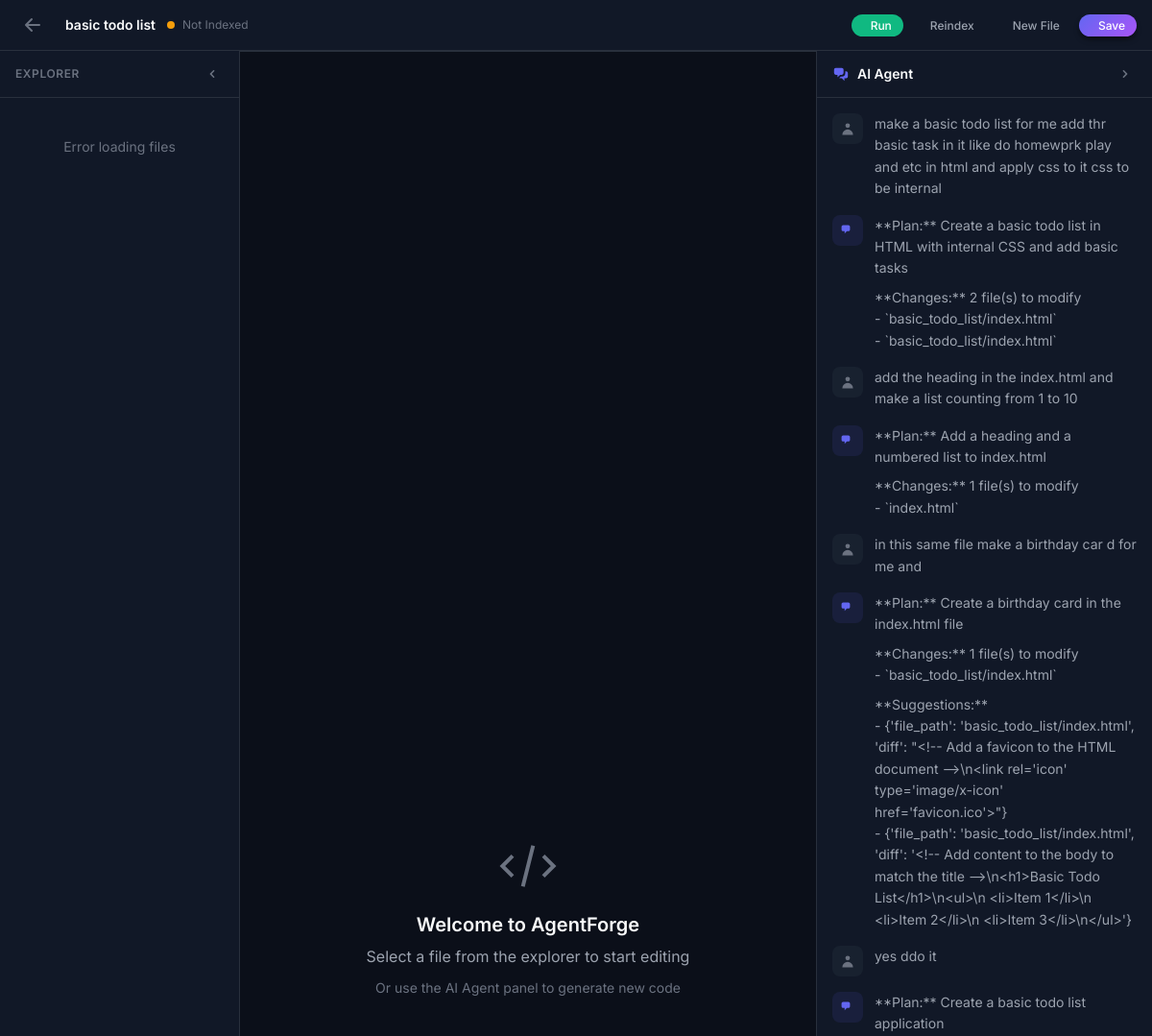
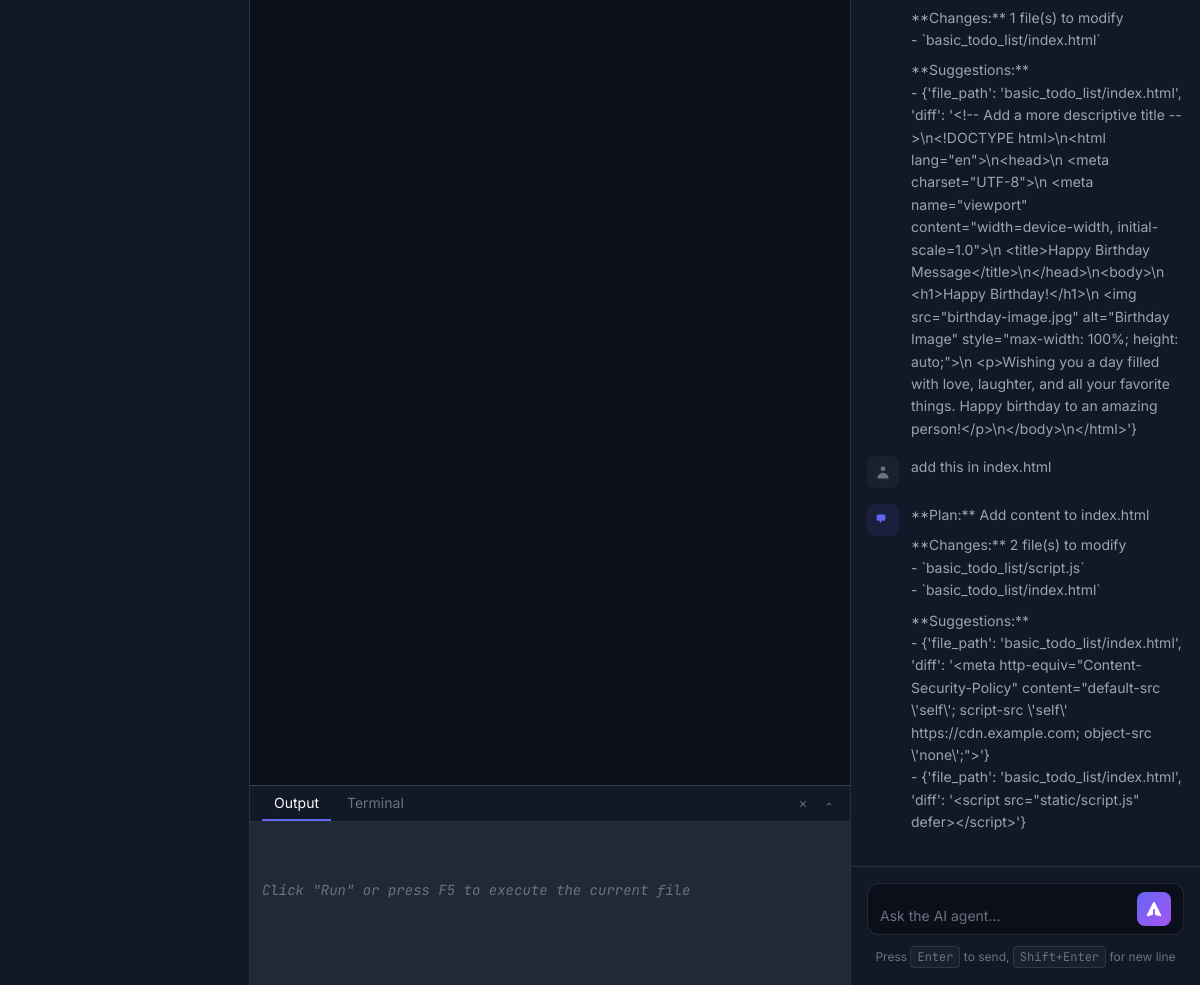
Screenshot of /editor/24e98e3d-d3d6-4e33-a016-63183d546592/ with the database file from the repository (2 pictures, top to bottom).
### ide/models.py (models this page shows, shortened)
class Project(models.Model):
    id = models.UUIDField(primary_key=True, default=uuid.uuid4, editable=False)
    name = models.CharField(max_length=255)
    description = models.TextField(blank=True)
    path = models.CharField(max_length=1024, unique=True)
    created_at = models.DateTimeField(auto_now_add=True)
    updated_at = models.DateTimeField(auto_now=True)
    is_indexed = models.BooleanField(default=False)
    index_count = models.IntegerField(default=0)
    class Meta:
        ordering = ["-updated_at"]

class ChatMessage(models.Model):
    ROLE_CHOICES = [
        ("user", "User"),
        ("assistant", "Assistant"),
        ("system", "System"),
    ]
    id = models.UUIDField(primary_key=True, default=uuid.uuid4, editable=False)
    session = models.ForeignKey(
        ChatSession, on_delete=models.CASCADE, related_name="messages"
    )
    role = models.CharField(max_length=20, choices=ROLE_CHOICES)
    content = models.TextField()
    metadata = models.JSONField(default=dict, blank=True)
    created_at = models.DateTimeField(auto_now_add=True)
    class Meta:
        ordering = ["created_at"]

### ide/views.py (the view)
# urls.py: path("editor/<uuid:project_id>/", views.editor, name="editor"),
def editor(request: HttpRequest, project_id: str) -> HttpResponse:
    project = get_object_or_404(Project, id=project_id)
    session = ChatSession.objects.filter(project=project).order_by('-created_at').first()
    if not session:
        session = ChatSession.objects.create(project=project)
    messages = session.messages.all()[:50]
    pending_changes = session.pending_changes.filter(status="pending")
    return render(request, "ide/editor.html", {
        "project": project,
        "session": session,
        "messages": messages,
        "pending_changes": pending_changes,
    })

### templates/ide/editor.html (shortened to what this page needs)
{% extends 'base.html' %}
{% block body_class %}editor-page{% endblock %}
{% block extra_css %}
{% load static %}
<link rel="stylesheet" href="{% static 'css/editor.css' %}">
{% endblock %}
{% block content %}
<div class="ide-container">
    <header class="ide-header">
        <div class="header-left">
            <a href="{% url 'ide:dashboard' %}" class="back-btn">
                <svg viewBox="0 0 20 20" fill="currentColor">
                    <path fill-rule="evenodd" d="M9.707 16.707a1 1 0 01-1.414 0l-6-6a1 1 0 010-1.414l6-6a1 1 0 011.414 1.414L5.414 9H17a1 1 0 110 2H5.414l4.293 4.293a1 1 0 010 1.414z"/>
                </svg>
            </a>
            <div class="project-info">
                <span class="project-name">{{ project.name }}</span>
                <span class="project-status" id="project-status">
                    {% if project.is_indexed %}
                    <span class="status-dot status-success"></span>
                    Indexed
                    {% else %}
                    <span class="status-dot status-warning"></span>
                    Not Indexed
                    {% endif %}
                </span>
            </div>
        </div>
        <div class="header-actions">
            <button id="run-btn" class="btn btn-success btn-small" title="Run File (F5)">
                <span>Run</span>
            </button>
            <button id="index-btn" class="btn btn-ghost btn-small" title="Index Project">
                <span>Reindex</span>
            </button>
            <button id="new-file-btn" class="btn btn-ghost btn-small" title="New File">
                <span>New File</span>
            </button>
            <button id="save-btn" class="btn btn-primary btn-small" title="Save File (Ctrl+S)">
                <span>Save</span>
            </button>
        </div>
    </header>
    <div class="ide-main">
        <aside class="sidebar" id="file-sidebar">
            <div class="sidebar-header">
                <h3>Explorer</h3>
                <button class="collapse-btn" id="collapse-sidebar" title="Collapse">
                    <svg viewBox="0 0 20 20" fill="currentColor">
                        <path fill-rule="evenodd" d="M12.707 5.293a1 1 0 010 1.414L9.414 10l3.293 3.293a1 1 0 01-1.414 1.414l-4-4a1 1 0 010-1.414l4-4a1 1 0 011.414 0z"/>
                    </svg>
                </button>
            </div>
            <div class="file-tree" id="file-tree">
            </div>
        </aside>
        <main class="editor-area">
            <div class="tab-bar" id="tab-bar">
            </div>
            <div class="editor-container" id="editor-container">
                <div class="editor-welcome" id="editor-welcome">
                    <svg viewBox="0 0 24 24" fill="none" stroke="currentColor" stroke-width="1.5">
                        <path d="M10 20l4-16m4 4l4 4-4 4M6 16l-4-4 4-4"/>
                    </svg>
                    <h2>Welcome to AgentForge</h2>
                    <p>Select a file from the explorer to start editing</p>
                    <p class="hint">Or use the AI Agent panel to generate new code</p>
                </div>
                <div id="monaco-editor"></div>
            </div>
            <div class="terminal-panel" id="terminal-panel">
                <div class="terminal-header">
                    <div class="terminal-tabs">
                        <button class="terminal-tab active" data-tab="output">Output</button>
                        <button class="terminal-tab" data-tab="terminal">Terminal</button>
                    </div>
                    <div class="terminal-actions">
                        <button id="clear-terminal" class="btn-icon" title="Clear">
                            <svg viewBox="0 0 20 20" fill="currentColor" width="16" height="16">
                                <path fill-rule="evenodd" d="M4.293 4.293a1 1 0 011.414 0L10 8.586l4.293-4.293a1 1 0 111.414 1.414L11.414 10l4.293 4.293a1 1 0 01-1.414 1.414L10 11.414l-4.293 4.293a1 1 0 01-1.414-1.414L8.586 10 4.293 5.707a1 1 0 010-1.414z" clip-rule="evenodd"/>
                            </svg>
                        </button>
                        <button id="toggle-terminal" class="btn-icon" title="Toggle Terminal">
                            <svg viewBox="0 0 20 20" fill="currentColor" width="16" height="16">
                                <path fill-rule="evenodd" d="M14.707 12.707a1 1 0 01-1.414 0L10 9.414l-3.293 3.293a1 1 0 01-1.414-1.414l4-4a1 1 0 011.414 0l4 4a1 1 0 010 1.414z" clip-rule="evenodd"/>
                            </svg>
                        </button>
                    </div>
                </div>
                <div class="terminal-content" id="terminal-content">
                    <div class="terminal-output" id="terminal-output">
                        <div class="terminal-welcome">Click "Run" or press F5 to execute the current file</div>
                    </div>
                </div>
            </div>
        </main>
        <aside class="agent-panel" id="agent-panel">
            <div class="panel-header">
                <h3>
                    <svg viewBox="0 0 20 20" fill="currentColor" class="panel-icon">
                        <path d="M2 5a2 2 0 012-2h7a2 2 0 012 2v4a2 2 0 01-2 2H9l-3 3v-3H4a2 2 0 01-2-2V5z"/>
                        <path d="M15 7v2a4 4 0 01-4 4H9.828l-1.766 1.767c.28.149.599.233.938.233h2l3 3v-3h2a2 2 0 002-2V9a2 2 0 00-2-2h-1z"/>
                    </svg>
                    AI Agent
                </h3>
                <button class="collapse-btn" id="collapse-panel" title="Collapse">
                    <svg viewBox="0 0 20 20" fill="currentColor">
                        <path fill-rule="evenodd" d="M7.293 14.707a1 1 0 010-1.414L10.586 10 7.293 6.707a1 1 0 011.414-1.414l4 4a1 1 0 010 1.414l-4 4a1 1 0 01-1.414 0z"/>
                    </svg>
                </button>
            </div>
            <div class="chat-messages" id="chat-messages">
                {% for message in messages %}
                <div class="message message-{{ message.role }}">
                    <div class="message-avatar">
                        {% if message.role == 'user' %}
                        <svg viewBox="0 0 20 20" fill="currentColor">
                            <path fill-rule="evenodd" d="M10 9a3 3 0 100-6 3 3 0 000 6zm-7 9a7 7 0 1114 0H3z"/>
                        </svg>
                        {% else %}
                        <svg viewBox="0 0 20 20" fill="currentColor">
                            <path d="M2 5a2 2 0 012-2h7a2 2 0 012 2v4a2 2 0 01-2 2H9l-3 3v-3H4a2 2 0 01-2-2V5z"/>
                        </svg>
                        {% endif %}
                    </div>
                    <div class="message-content">{{ message.content|linebreaks }}</div>
                </div>
                {% endfor %}
            </div>
            <div class="chat-input-container">
                <form id="chat-form">
                    <div class="input-wrapper">
                        <textarea
                            id="chat-input"
                            placeholder="Ask the AI agent..."
                            rows="1"
                        ></textarea>
                        <button type="submit" class="send-btn" id="send-btn">
                            <svg viewBox="0 0 20 20" fill="currentColor">
                                <path d="M10.894 2.553a1 1 0 00-1.788 0l-7 14a1 1 0 001.169 1.409l5-1.429A1 1 0 009 15.571V11a1 1 0 112 0v4.571a1 1 0 00.725.962l5 1.428a1 1 0 001.17-1.408l-7-14z"/>
                            </svg>
                        </button>
                    </div>
                </form>
                <div class="input-hint">
                    <span>Press <kbd>Enter</kbd> to send, <kbd>Shift+Enter</kbd> for new line</span>
                </div>
            </div>
        </aside>
    </div>
</div>
{% endblock %}
{% block extra_js %}
{% load static %}
{% endblock %}

### static/css/main.css (style rules this page uses)
:root { --color-bg: #0B0F19; --color-bg-secondary: #111827; --color-bg-tertiary: #1F2937; --color-surface: rgba(31, 41, 55, 0.5); --color-surface-hover: rgba(31, 41, 55, 0.7); --color-surface-active: rgba(31, 41, 55, 0.9); --color-border: rgba(255, 255, 255, 0.1); --color-border-hover: rgba(255, 255, 255, 0.2); --color-border-focus: rgba(99, 102, 241, 0.5); --color-text: #F9FAFB; --color-text-secondary: #9CA3AF; --color-text-muted: #6B7280; --color-primary: #6366F1; --color-primary-hover: #818CF8; --color-primary-light: rgba(99, 102, 241, 0.1); --color-secondary: #A855F7; --gradient-primary: linear-gradient(135deg, var(--color-primary) 0%, var(--color-secondary) 100%); --color-success: #10B981; --color-success-light: rgba(16, 185, 129, 0.1); --color-warning: #F59E0B; --color-warning-light: rgba(245, 158, 11, 0.1); --color-danger: #EF4444; --color-danger-light: rgba(239, 68, 68, 0.1); --color-info: #3B82F6; --color-info-light: rgba(59, 130, 246, 0.1); --font-sans: 'Inter', -apple-system, BlinkMacSystemFont, 'Segoe UI', sans-serif; --font-mono: 'JetBrains Mono', 'Fira Code', 'Consolas', monospace; --text-xs: 0.75rem; --text-sm: 0.875rem; --text-base: 1rem; --text-lg: 1.125rem; --text-xl: 1.25rem; --text-2xl: 1.5rem; --text-3xl: 1.875rem; --text-4xl: 2.25rem; --text-5xl: 3rem; --space-1: 0.25rem; --space-2: 0.5rem; --space-3: 0.75rem; --space-4: 1rem; --space-5: 1.25rem; --space-6: 1.5rem; --space-8: 2rem; --space-10: 2.5rem; --space-12: 3rem; --space-16: 4rem; --space-20: 5rem; --radius-sm: 0.25rem; --radius-md: 0.5rem; --radius-lg: 0.75rem; --radius-xl: 1rem; --radius-2xl: 1.5rem; --radius-full: 9999px; --shadow-sm: 0 1px 2px rgba(0, 0, 0, 0.4); --shadow-md: 0 4px 6px -1px rgba(0, 0, 0, 0.4), 0 2px 4px -2px rgba(0, 0, 0, 0.4); --shadow-lg: 0 10px 15px -3px rgba(0, 0, 0, 0.4), 0 4px 6px -4px rgba(0, 0, 0, 0.4); --shadow-xl: 0 20px 25px -5px rgba(0, 0, 0, 0.4), 0 8px 10px -6px rgba(0, 0, 0, 0.4); --shadow-glow: 0 0 40px rgba(99, 102, 241, 0.3); --transition-fast: 150ms ease; --transition-base: 200ms ease; --transition-slow: 300ms ease; --z-dropdown: 100; --z-sticky: 200; --z-modal: 1000; --z-tooltip: 1100; }
*, *::before, *::after { box-sizing: border-box; margin: 0; padding: 0; }
html { font-size: 16px; -webkit-font-smoothing: antialiased; -moz-osx-font-smoothing: grayscale; }
body { font-family: var(--font-sans); font-size: var(--text-base); line-height: 1.6; color: var(--color-text); background-color: var(--color-bg); min-height: 100vh; }
a { color: inherit; text-decoration: none; }
button { font-family: inherit; cursor: pointer; border: none; background: none; }
input, textarea, select { font-family: inherit; font-size: inherit; }
img, svg { display: block; max-width: 100%; }
h1, h2, h3, h4, h5, h6 { font-weight: 600; line-height: 1.3; color: var(--color-text); }
h2 { font-size: var(--text-3xl); }
h3 { font-size: var(--text-2xl); }
p { color: var(--color-text-secondary); }
.btn { display: inline-flex; align-items: center; justify-content: center; gap: var(--space-2); padding: var(--space-2) var(--space-4); font-size: var(--text-sm); font-weight: 500; border-radius: var(--radius-lg); transition: all var(--transition-fast); white-space: nowrap; }
.btn-icon { width: 18px; height: 18px; }
.btn-primary { background: var(--gradient-primary); color: white; box-shadow: var(--shadow-md); }
.btn-ghost { background: transparent; color: var(--color-text-secondary); }
.btn-success { background: var(--color-success); color: white; }
.btn-small { padding: var(--space-1) var(--space-3); font-size: var(--text-xs); }

### rows the page displays
Project: name "basic todo list"
ChatMessage: role "user" (drawn), content "make a basic todo list for me add thr basic task in it like do homewprk play and etc in html and apply css to it css to be internal"
ChatMessage: role "assistant" (drawn), content "**Plan:** Create a basic todo list in HTML with internal CSS and add basic tasks **Changes:** 2 file(s) to modify - `basic_todo_list/index.html` - `basic_todo_list/index.html`"
ChatMessage: role "user" (drawn), content "add the heading in the index.html and make a list counting from 1 to 10"
ChatMessage: role "assistant" (drawn), content "**Plan:** Add a heading and a numbered list to index.html **Changes:** 1 file(s) to modify - `index.html`"
ChatMessage: role "user" (drawn), content "in this same file make a birthday car d for me and"
ChatMessage: role "assistant" (drawn), content "**Plan:** Create a birthday card in the index.html file **Changes:** 1 file(s) to modify - `basic_todo_list/index.html` **Suggestions:** - {'file_path': 'basic_todo_list/index.html', 'diff': \"<!-- Add a favicon to the HTML document -->\\n<link rel='icon' type='image/x-icon' href='favicon.ico'>\"} - {'file_path': 'basic_todo_list/index.html', 'diff': '<!-- Add content to the body to match the title -->\\n<h1>Basic Todo List</h1>\\n<ul>\\n <li>Item 1</li>\\n <li>Item 2</li>\\n <li>Item 3</li>\\n</ul>'}"
ChatMessage: role "user" (drawn), content "yes ddo it"
ChatMessage: role "assistant" (drawn), content "**Plan:** Create a basic todo list application **Changes:** 1 file(s) to modify - `basic_todo_list/index.html` **Suggestions:** - {'file_path': 'basic_todo_list/index.html', 'diff': '<!-- Add a more descriptive title -->\\n<!DOCTYPE html>\\n<html lang=\"en\">\\n<head>\\n <meta charset=\"UTF-8\">\\n <meta name=\"viewport\" content=\"width=device-width, initial-scale=1.0\">\\n <title>Happy Birthday Message</title>\\n</head>\\n<body>\\n <h1>Happy Birthday!</h1>\\n <img src=\"birthday-image.jpg\" alt=\"Birthday Image\" style=\"max-width: 100%; height: auto;\">\\n <p>Wishing you a day filled with love, laughter, and all your favorite things. Happy birthday to an amazing person!</p>\\n</body>\\n</html>'}"
ChatMessage: role "user" (drawn), content "add this in index.html"
ChatMessage: role "assistant" (drawn), content "**Plan:** Add content to index.html **Changes:** 2 file(s) to modify - `basic_todo_list/script.js` - `basic_todo_list/index.html` **Suggestions:** - {'file_path': 'basic_todo_list/index.html', 'diff': '<meta http-equiv=\"Content-Security-Policy\" content=\"default-src \\'self\\'; script-src \\'self\\' https://cdn.example.com; object-src \\'none\\';\">'} - {'file_path': 'basic_todo_list/index.html', 'diff': '<script src=\"static/script.js\" defer></script>'}"
